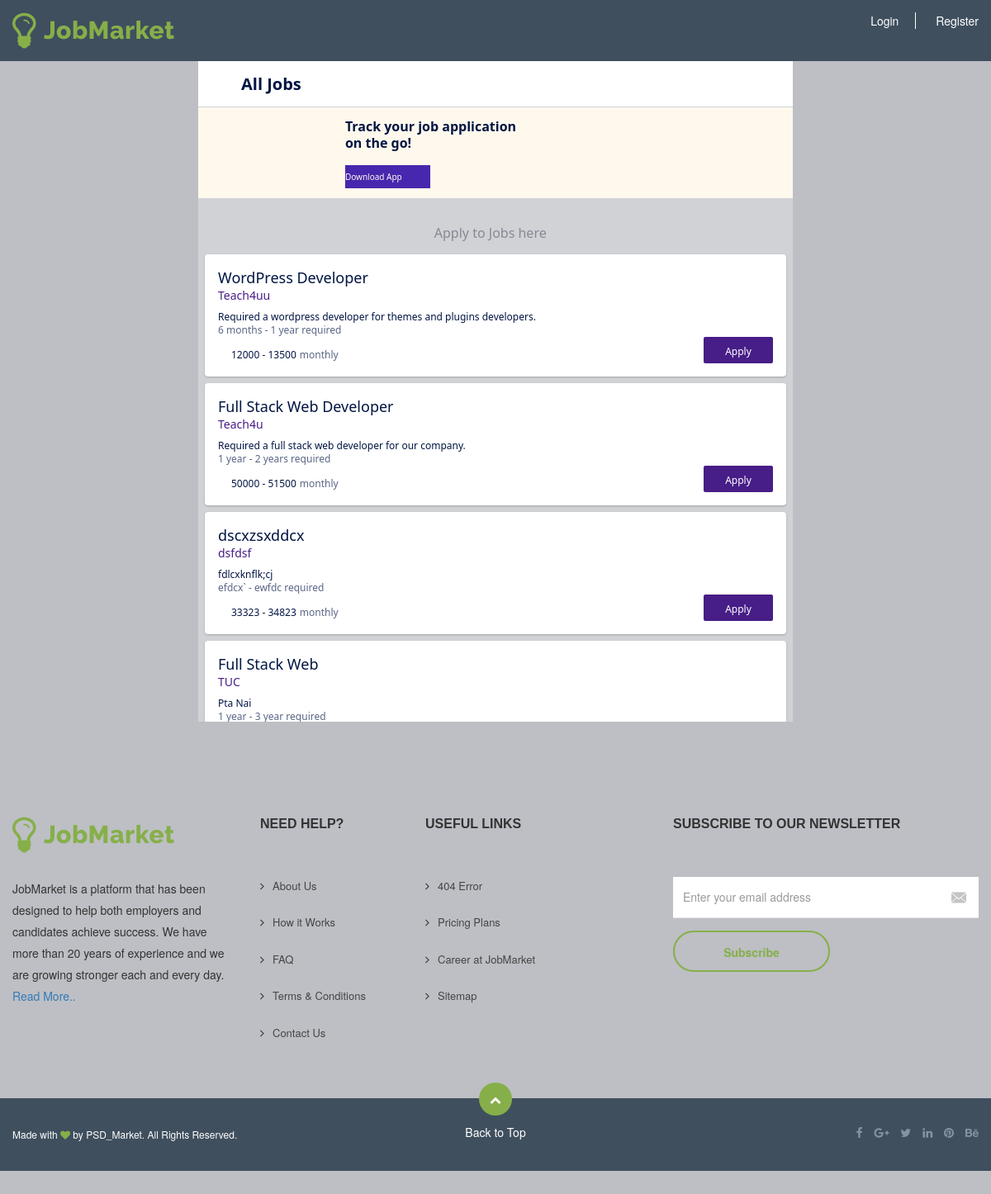
Screenshot of /alljob.php with the database file from the repository.
### tables this page shows
CREATE TABLE `jobs` (
  `id` int(255) NOT NULL,
  `job_title` varchar(255) NOT NULL,
  `job_type` varchar(255) NOT NULL,
  `salarymin` varchar(255) NOT NULL,
  `salarymax` varchar(255) NOT NULL,
  `experience_min` varchar(255) NOT NULL,
  `experience_max` varchar(255) NOT NULL,
  `cid` int(255) NOT NULL,
  `cate_id` int(255) NOT NULL,
  `emp_id` int(255) NOT NULL,
  `pin_code` varchar(255) NOT NULL,
  `job_description` varchar(255) NOT NULL,
  `company_name` varchar(255) NOT NULL,
  `company_email` varchar(255) NOT NULL,
  `phone_no` varchar(255) NOT NULL
);

### alljob.php (the view, shortened to what this page needs)
<?php
include 'db.php';
 ?>
<!doctype html>
<html lang="en">
<head>
      <link rel="stylesheet" type="text/css" href="assets/css/font-awesome.min.css">
    <link rel="stylesheet" type="text/css" href="assets/css/bootstrap.min.css">
    <link rel="stylesheet" type="text/css" href="assets/lib/slick/slick.css">
    <link rel="stylesheet" type="text/css" href="assets/lib/slick/slick-theme.css">
    <link rel="stylesheet" type="text/css" href="assets/lib/select2/css/select2.css">
    <link rel="stylesheet" type="text/css" href="assets/css/main.css">
    <link rel="stylesheet" type="text/css" href="assets/css/color.css">
    <link rel="stylesheet" type="text/css" href="assets/css/responsive.css">
    </head>
    <body style="height:100%;background-color:#bdbfc4">
  <?php include 'header.php'; ?>
        <div id="__next">
            <div class="css-1dbjc4n r-13awgt0">
                <div class="css-1dbjc4n r-1awozwy r-14lw9ot r-qklmqi r-1wdxeg r-18u37iz r-1mwlp6a r-ymttw5 r-184en5c">
                    <div role="button" data-focusable="true" tabindex="0" class="css-18t94o4 css-1dbjc4n r-1b7u577" id="backButton">
                        <a href="index.php">
                            <div class="css-1dbjc4n r-1mlwlqe r-1udh08x r-417010" style="height: 24px; transform: rotate(180deg); width: 24px;">
                        </div>
                        </a>
                    </div>
                    <div class="css-1dbjc4n r-13awgt0">
                        <h1 style="margin: 0px; line-height: 0;">
                            <div dir="auto" class="css-76zvg2 r-1t176gz r-adyw6z r-1kfrs79 r-vrz42v r-1ttztb7 r-3twk1y">All Jobs</div>
                        </h1>
                    </div>
                </div>
                <div class="css-1dbjc4n r-13awgt0">
                    <div class="css-1dbjc4n r-150rngu r-eqz5dr r-16y2uox r-1wbh5a2 r-11yh6sk r-1rnoaur r-1sncvnh">
                        <div class="css-1dbjc4n r-1xce7rv r-2llsf r-z7lthc">
                            <div role="button" data-focusable="true" tabindex="0" class="css-18t94o4 css-1dbjc4n r-1awozwy r-f8vsa5 r-18u37iz r-1777fci">
                                <div class="css-1dbjc4n">
                                    <div dir="auto" class="css-76zvg2 r-1t176gz r-ubezar r-vw2c0b r-rjixqe r-1ttztb7 r-3twk1y">Track your job application</div>
                                    <div dir="auto" class="css-76zvg2 r-1t176gz r-ubezar r-vw2c0b r-rjixqe r-1ttztb7 r-3twk1y">on the go!</div>
                                    <div class="css-1dbjc4n" style="background-color: rgb(71, 39, 173); margin-top: 17px; padding-top: 8px; padding-bottom: 8px; width: 50%;">
                                        <div dir="auto" class="css-76zvg2 r-1kihuf0 r-gnh785 r-10x49cs r-1it3c9n r-56xrmm r-1ttztb7 r-3twk1y">Download App</div>
                                    </div>
                                </div>
                                <div class="css-1dbjc4n r-1mlwlqe r-1udh08x r-417010" style="height: 110px; width: 157px;">
                                    <div class="css-1dbjc4n r-1niwhzg r-vvn4in r-u6sd8q r-ehq7j7 r-1p0dtai r-1pi2tsx r-1d2f490 r-u8s1d r-zchlnj r-ipm5af r-13qz1uu r-1wyyakw" style="background-image: url(&quot;https://olxjobs-static.aasaanjobs.net/candidate_web/OlxIntegration/celebrity_jadeja.png&quot;);"></div>
                                </div>
                            </div>
                            <div class="css-1dbjc4n r-150rngu r-eqz5dr r-16y2uox r-1wbh5a2 r-11yh6sk r-1rnoaur r-1sncvnh">
                                <div class="css-1dbjc4n r-edyy15">
                                    <div class="css-1dbjc4n">
                                        <div class="css-1dbjc4n r-1awozwy r-18u37iz r-1777fci r-kzbkwu r-1ygmrgt">
                                            <div dir="auto" class="css-76zvg2 r-1ok0lxs r-ubezar r-1it3c9n r-rjixqe r-1ttztb7 r-3twk1y">Apply to Jobs here   </div>
                                        </div>
                                    </div>
<?php
$sql = "SELECT * FROM jobs";
$result = mysqli_query($con, $sql);
if (mysqli_num_rows($result) > 0) {
  while($row = mysqli_fetch_assoc($result)) { ?>
 <div class="css-1dbjc4n">
    <div role="button" data-focusable="true" tabindex="0" class="css-18t94o4 css-1dbjc4n">
        <div class="css-1dbjc4n r-14lw9ot r-z2wwpe r-14nekm4 r-1544tr9 r-1p6iasa r-nsbfu8">
            <div class="css-1dbjc4n r-1awozwy r-18u37iz r-1w6e6rj">
               <div dir="auto" class="css-76zvg2 css-bfa6kz r-1t176gz r-13awgt0 r-1i10wst r-majxgm r-135wba7 r-1ttztb7 r-3twk1y"><?php echo $row['job_title']; ?></div>
        <div class="css-1dbjc4n r-1mlwlqe r-1udh08x r-417010" style="height: 17px; width: 55px;">
            <div class="css-1dbjc4n r-1niwhzg r-vvn4in r-u6sd8q r-ehq7j7 r-1p0dtai r-1pi2tsx r-1d2f490 r-u8s1d r-zchlnj r-ipm5af r-13qz1uu r-1wyyakw" style="background-image: url(&quot;https://olxjobs-static.aasaanjobs.net/candidate_web/trusted-tag.svg&quot;);"></div>
        </div>
            </div>
            <div dir="auto" class="css-76zvg2 css-bfa6kz r-10m5lkq r-1b43r93 r-majxgm r-rjixqe r-1ttztb7 r-3twk1y"><?php echo $row['company_name']; ?></div>
                    <div class="css-1dbjc4n r-knv0ih">
                        <div dir="auto" class="css-76zvg2 r-1t176gz r-1enofrn r-1it3c9n r-1cwl3u0 r-1ttztb7 r-3twk1y"><?php echo $row['job_description']; ?></div>
                        <div dir="auto" class="css-76zvg2 r-31ssuo r-1enofrn r-1it3c9n r-1cwl3u0 r-1ttztb7 r-3twk1y"><?php echo $row['experience_min']; ?> - <?php echo $row['experience_max']; ?> required</div>
                    </div>
  <div class="css-1dbjc4n r-18u37iz r-17s6mgv">
        <div class="css-1dbjc4n r-13awgt0 r-18u37iz r-l71dzp">
            <div class="css-1dbjc4n r-1mlwlqe r-1kb76zh r-1udh08x r-417010" style="height: 16px; width: 16px;">
                <div class="css-1dbjc4n r-1niwhzg r-vvn4in r-u6sd8q r-ehq7j7 r-1p0dtai r-1pi2tsx r-1d2f490 r-u8s1d r-zchlnj r-ipm5af r-13qz1uu r-1wyyakw" style="background-image: url(&quot;https://olxjobs-static.aasaanjobs.net/candidate_web/OlxIntegration/profile-current-salary.svg&quot;);"></div>
             </div>
             <div dir="auto" class="css-76zvg2 r-1t176gz r-1enofrn r-majxgm r-1cwl3u0 r-1ttztb7 r-3twk1y"><?php echo $row['salarymin']; ?> - <?php echo $row['salarymax']; ?></div>
             <div dir="auto" class="css-76zvg2 r-31ssuo r-1enofrn r-1it3c9n r-1cwl3u0 r-m2pi6t r-1pyaxff r-1ttztb7 r-3twk1y">monthly</div>
          </div>
    <div class="css-1dbjc4n r-1awozwy r-18u37iz r-mabqd8 r-1777fci r-1kesqaa">
        <div role="button" data-focusable="true" tabindex="0" class="css-18t94o4 css-1dbjc4n r-1awozwy r-oi7v0 r-1jkafct r-18u37iz r-mabqd8 r-1777fci r-ymttw5 r-1ss6j8a r-1qortcd r-13qz1uu">
            <div class="css-1dbjc4n r-1awozwy r-18u37iz r-1777fci">
                <a href="applyjob.php?job_id=<?php echo $row['id']; ?>"><div dir="auto" class="css-76zvg2 r-jwli3a r-1enofrn r-majxgm r-1cwl3u0 r-gy4na3 r-9aemit r-1ttztb7 r-3twk1y">Apply</div></a>
            </div>
        </div>
    </div>
  </div>
            </div>
     </div>
</div>
  <?php }
} ?>
                                </div>
                            </div>
                        </div>
                    </div>
                </div>
            </div>
        </div>
    <?php include 'footer.php'; ?>
    </body>
</html>

### assets/css/main.css (style rules this page uses)
body { margin:0; font-family: 'Poppins', sans-serif; font-weight: 400; font-size:13px; overflow-x: hidden; }
h1,h1 a { font-size: 48px }
h1,h2,h3,h4,h5,h6 { font-weight: 700;font-family: 'Raleway', sans-serif }
h1 { font-family:Tahoma,Arial,sans-serif }

### assets/css/color.css (style rules this page uses)
.select2-container--default .select2-results > .select2-results__options::-webkit-scrollbar-thumb, .select2-container--default .select2-results > .select2-results__options::-webkit-scrollbar-thumb:window-inactive, { background-color: #86af49; }

### rows the page displays
jobs: job_title "WordPress Developer", company_name "Teach4uu", job_description "Required a wordpress developer for themes and plugins developers.", experience_min "6 months", experience_max "1 year", salarymin "12000", salarymax "13500"
jobs: job_title "Full Stack Web Developer", company_name "Teach4u", job_description "Required a full stack web developer for our company.", experience_min "1 year", experience_max "2 years", salarymin "50000", salarymax "51500"
jobs: job_title "dscxzsxddcx", company_name "dsfdsf", job_description "fdlcxknflk;cj", experience_min "efdcx`", experience_max "ewfdc", salarymin "33323", salarymax "34823"
jobs: job_title "Full Stack Web", company_name "TUC", job_description "Pta Nai", experience_min "1 year", experience_max "3 year"
